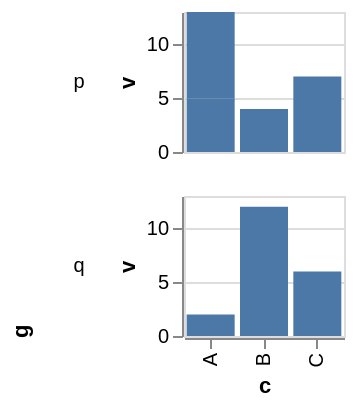

The Vega-Lite source for this figure:
### Vega-Lite specification from a JSON file in a GitHub repository (floating-point values rounded to 4 significant figures)
{"$schema": "https://vega.github.io/schema/vega-lite/v6.json", "padding": 5, "autosize": "pad", "data": {"name": "table", "values": [{"c": "A", "g": "p", "x": 1, "y": 2, "v": 5, "t": "2024-01-15", "o": {"v": 3}, "IMDB Rating": 6.1, "d": "x1"}, {"c": "B", "g": "q", "x": 2, "y": 4, "v": 9, "t": "2024-02-20", "o": {"v": 7}, "IMDB Rating": 7.4, "d": "x2"}, {"c": "A", "g": "q", "x": 3, "y": 3, "v": 2, "t": "2024-03-05", "o": {"v": 1}, "IMDB Rating": 5.2, "d": "x1"}, {"c": "C", "g": "p", "x": 4, "y": 6, "v": 7, "t": "2024-05-30", "o": {"v": 4}, "IMDB Rating": 8.8, "d": "x3"}, {"c": "B", "g": "p", "x": 5, "y": 5, "v": 4, "t": "2024-07-11", "o": {"v": 9}, "IMDB Rating": 6.9, "d": "x2"}, {"c": "C", "g": "q", "x": 6, "y": 8, "v": 6, "t": "2024-09-02", "o": {"v": 2}, "IMDB Rating": 7.7, "d": "x3"}, {"c": "A", "g": "p", "x": 7, "y": 7, "v": 8, "t": "2024-11-25", "o": {"v": 5}, "IMDB Rating": 4.4, "d": "x1"}, {"c": "B", "g": "q", "x": 8, "y": 9, "v": 3, "t": "2024-12-31", "o": {"v": 8}, "IMDB Rating": 9.1, "d": "x2"}]}, "mark": "bar", "width": 80, "height": 70, "encoding": {"x": {"field": "c", "type": "nominal"}, "y": {"field": "v", "type": "quantitative"}, "row": {"field": "g", "type": "nominal", "header": {"titleAnchor": "start", "labelAngle": 0}}}}
